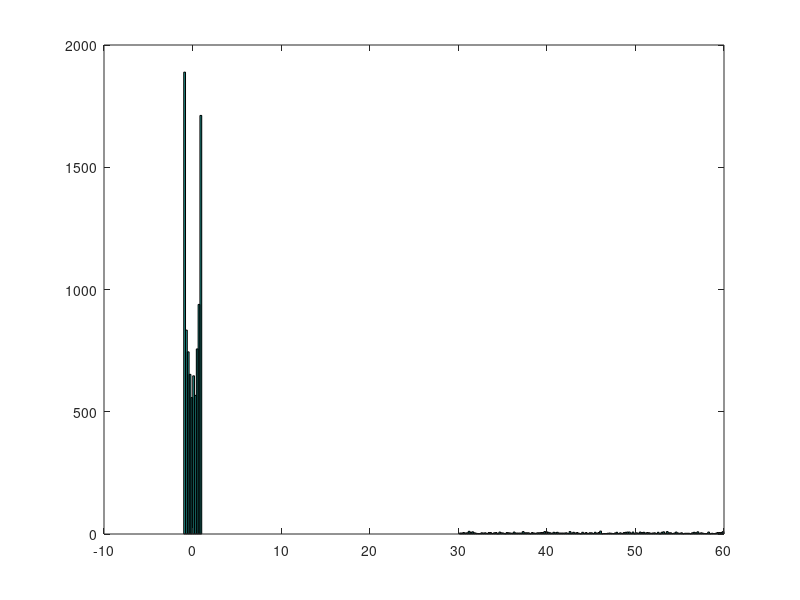
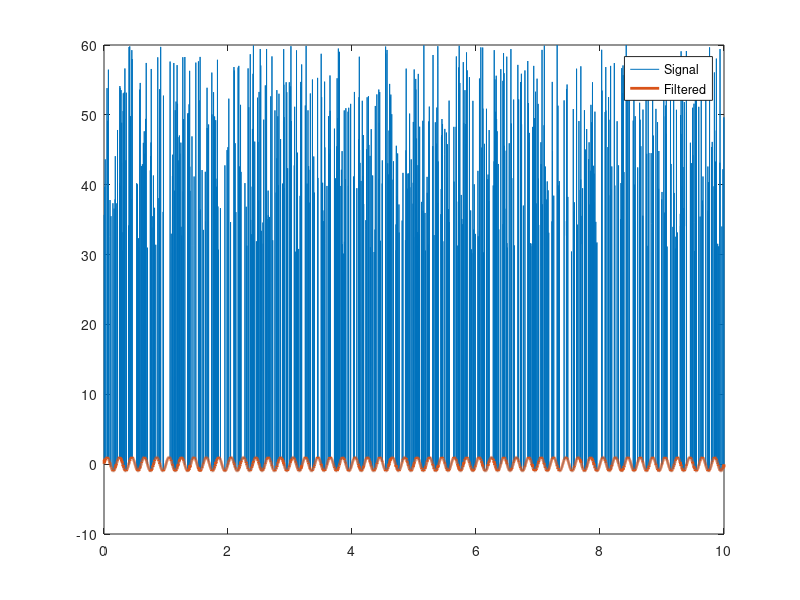

The MATLAB source for these figures, in order:
%%
%     Curso do canal ExataMenteS
%     Aula 63 - Filtros Mediano
%     Se inscreva no canal e nos ajude a crescer <3
%     https://www.youtube.com/channel/UCZyFebN0_gF2yy5fhVhlXtA
%     Professor: Joao Pinheiro
%     Copyright https://github.com/joaomh
%%

% Median Filter
% create signal
FreqHz = 1000; % Hz
time  = 0:1/FreqHz:10;
N     = length(time);

% Points to replace with noise
NoiseReplace = .07; %  7%

% Find noise points
NoisePoints = randperm(N);
NoisePoints = NoisePoints( 1:round(NoiseReplace * N) );

% Generate signal
% replace points with noise
Signal = sin( 2*pi * 5 * time);
Amp = 30;
Signal(NoisePoints) = Amp*rand( size(NoisePoints) ) + 30;


% Hist to pick threshold
figure(1), clf
hist(Signal,300)

% Picked threshold
Threshold = 20;
SortSignal = sort(Signal);
ds = diff(SortSignal);
[~, idx] = max(ds);
Threshold = SortSignal(idx+1) - 1;

% Find data values above the threshold
FindThresh = find( Signal>Threshold );

% Initialize filtered signal
% As zero or the original Signal
FilterSignal = Signal;

% Loop
k = 30; % Kernel
for i = 1:length(FindThresh)
    
    % We must be careful with the idx of the matrix
    LowPoints = max(1,FindThresh(i)-k);
    UpPoints  = min(FindThresh(i)+k,N);
    
    % Compute median of surrounding points
    FilterSignal(FindThresh(i)) = median( Signal(LowPoints:UpPoints) );
    % FilterSignal(FindThresh(i)) = median( Signal(FindThresh(i)-k:FindThresh(i)+k) );
end


% Plot
figure(2), clf
plot(time,Signal, time,FilterSignal, 'linew',2)
legend({'Signal';'Filtered'})
zoom on

